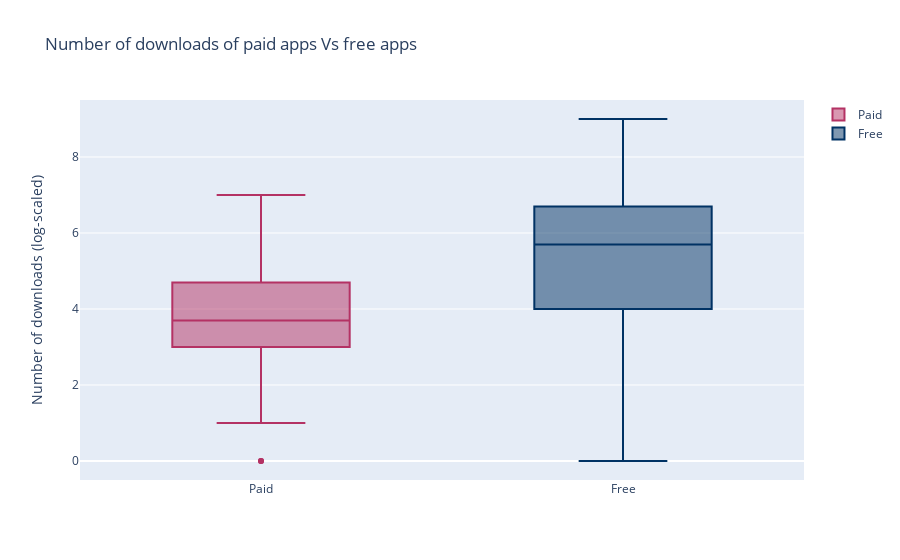

The cell this chart's notebook holds for it:
### Code cell
d0 = go.Box(
    y=np.log10(df['Installs'][df.Type=='Paid']),
    name = 'Paid',
    marker = dict(
        color = 'rgb(180, 50, 100)',
    )

)
d1 = go.Box(
    y=np.log10(df['Installs'][df.Type=='Free']),
    name = 'Free',
    marker = dict(
        color = 'rgb(0, 50, 100)',
    )
)
layout = go.Layout(
    title = "Number of downloads of paid apps Vs free apps",
    yaxis= {'title': 'Number of downloads (log-scaled)'}
)
data = [d0, d1]
py.iplot({'data': data, 'layout': layout})

### Figure 1 — Plotly figure (JSON) as saved in the notebook; plotly's stock layout.template omitted (floating-point values rounded to 4 significant figures; data arrays with more than 128 entries replaced by an {"elided": "..."} marker saying what was removed)
{"data": [{"marker": {"color": "rgb(180, 50, 100)"}, "name": "Paid", "type": "box", "y": {"elided": "602 float values"}}, {"marker": {"color": "rgb(0, 50, 100)"}, "name": "Free", "type": "box", "y": {"elided": "7588 float values"}}], "layout": {"title": {"text": "Number of downloads of paid apps Vs free apps"}, "yaxis": {"title": {"text": "Number of downloads (log-scaled)"}}}}
